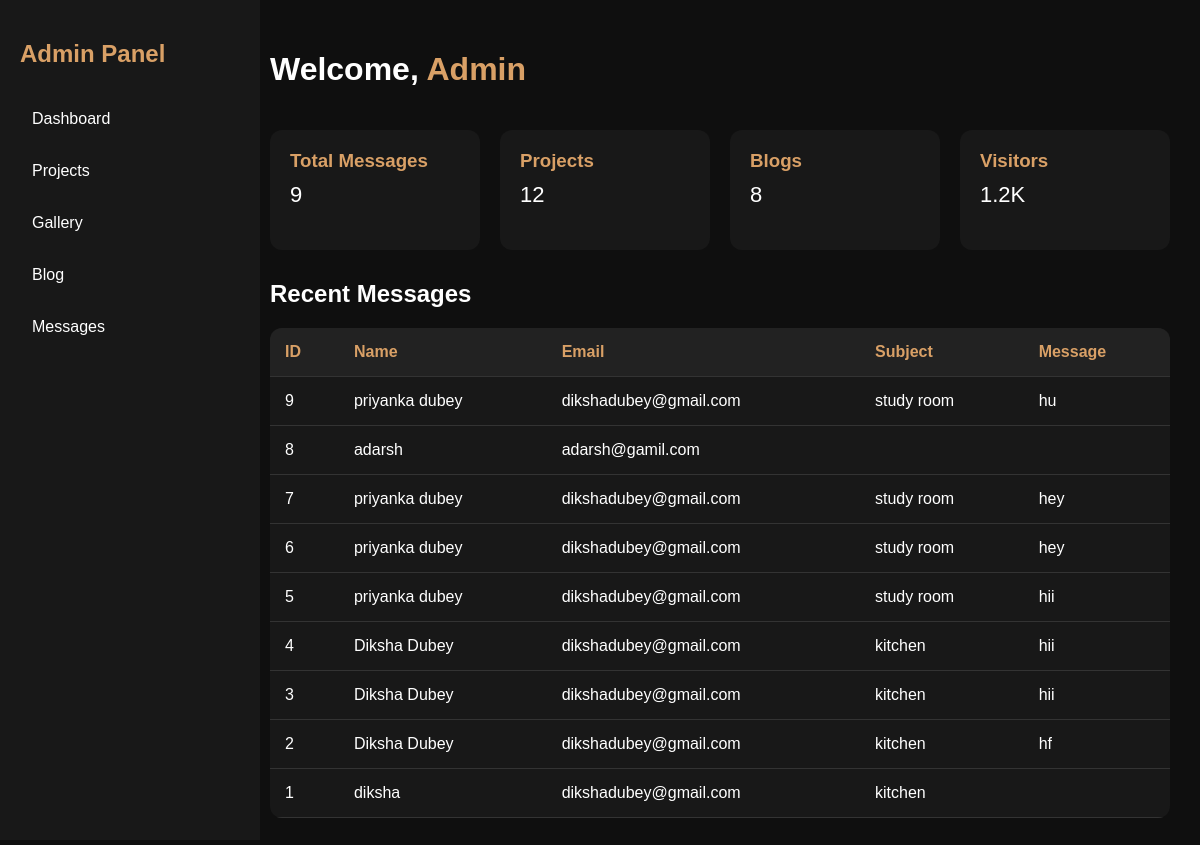
/admin (signed in), run on the app's committed database.
### tables this page shows
CREATE TABLE contacts (
            id INTEGER PRIMARY KEY AUTOINCREMENT,
            name TEXT NOT NULL,
            email TEXT NOT NULL,
            subject TEXT,
            message TEXT
        );

### app.py (the view)
@app.route('/admin')
def admin():
    if not session.get('admin'):
        return redirect('/login')
    conn = sqlite3.connect("database.db")
    cursor = conn.cursor()
    cursor.execute("SELECT * FROM contacts ORDER BY id DESC")
    data = cursor.fetchall()
    conn.close()
    return render_template('admin.html', messages=data)

### templates/admin.html (shortened to what this page needs)
<!DOCTYPE html>
<html>
<head>
</head>
<body>
<div class="sidebar">
    <h2>Admin Panel</h2>
    <a href="/admin">Dashboard</a>
    <a href="/projects">Projects</a>
    <a href="/gallery">Gallery</a>
    <a href="/blog">Blog</a>
    <a href="/contact">Messages</a>
</div>
<div class="main">
    <div class="header">
        <h1>Welcome, <span>Admin</span></h1>
    </div>
    <div class="cards">
        <div class="card">
            <h3>Total Messages</h3>
            <p>{{ messages|length }}</p>
        </div>
        <div class="card">
            <h3>Projects</h3>
            <p>12</p>
        </div>
        <div class="card">
            <h3>Blogs</h3>
            <p>8</p>
        </div>
        <div class="card">
            <h3>Visitors</h3>
            <p>1.2K</p>
        </div>
    </div>
    <h2>Recent Messages</h2>
    <table>
        <tr>
            <th>ID</th>
            <th>Name</th>
            <th>Email</th>
            <th>Subject</th>
            <th>Message</th>
        </tr>
        {% for msg in messages %}
        <tr>
            <td>{{ msg[0] }}</td>
            <td>{{ msg[1] }}</td>
            <td>{{ msg[2] }}</td>
            <td>{{ msg[3] }}</td>
            <td>{{ msg[4] }}</td>
        </tr>
        {% endfor %}
    </table>
</div>
</body>
</html>

### templates/admin.html (style rules this page uses)
body { margin:0; font-family:Arial; background:#0f0f0f; color:white; }
.sidebar { width:220px; height:100vh; background:#181818; position:fixed; left:0; top:0; padding:20px; }
.sidebar h2 { color:#d9a066; margin-bottom:30px; }
.sidebar a { display:block; color:white; text-decoration:none; padding:12px; margin-bottom:10px; border-radius:8px; transition:0.3s; }
.main { margin-left:240px; padding:30px; }
.header { display:flex; justify-content:space-between; align-items:center; margin-bottom:20px; }
.header h1 { font-size:32px; }
.header span { color:#d9a066; }
.cards { display:grid; grid-template-columns:repeat(auto-fit,minmax(200px,1fr)); gap:20px; margin-bottom:30px; }
.card { background:#181818; padding:20px; border-radius:12px; transition:0.3s; }
.card h3 { margin:0; color:#d9a066; }
.card p { font-size:22px; margin-top:10px; }
table { width:100%; border-collapse:collapse; background:#181818; border-radius:12px; overflow:hidden; }
th, td { padding:15px; text-align:left; border-bottom:1px solid #333; }
th { background:#222; color:#d9a066; }

### data on the page
contacts: id "9", name "priyanka dubey", email "dikshadubey@gmail.com", subject "study room", message "hu"
contacts: id "8", name "adarsh", email "adarsh@gamil.com"
contacts: id "7", name "priyanka dubey", email "dikshadubey@gmail.com", subject "study room", message "hey"
contacts: id "6", name "priyanka dubey", email "dikshadubey@gmail.com", subject "study room", message "hey"
contacts: id "5", name "priyanka dubey", email "dikshadubey@gmail.com", subject "study room", message "hii"
contacts: id "4", name "Diksha Dubey", email "dikshadubey@gmail.com", subject "kitchen", message "hii"
contacts: id "3", name "Diksha Dubey", email "dikshadubey@gmail.com", subject "kitchen", message "hii"
contacts: id "2", name "Diksha Dubey", email "dikshadubey@gmail.com", subject "kitchen", message "hf"
contacts: id "1", name "diksha", email "dikshadubey@gmail.com", subject "kitchen"

### other printed values
{{ messages|length }} "9"
